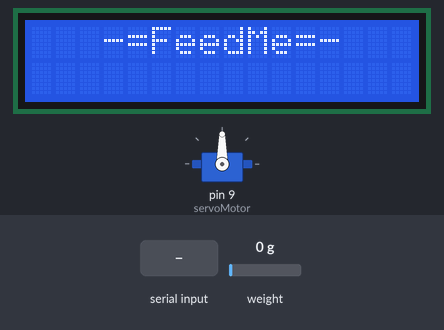
Simulated run of this sketch. Board: Arduino Uno, built with avr-gcc and run on an emulated ATmega328P. On the bench: 16×2 character LCD, servo. The inputs (shaded band) are chosen by the test bench; at power-on: weight on the scale 0 g. What the sketch prints to the serial monitor is not drawn.

Above: at 0.2 s.
4.4 s: "D" received over Serial
At 5.9 s:
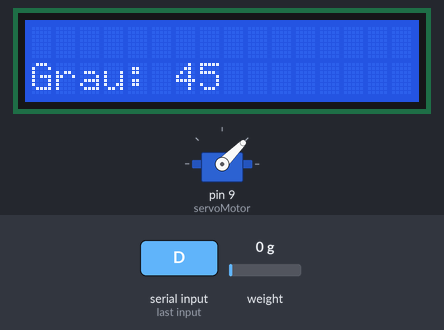
6.2 s: "S" received over Serial
At 6.9 s:
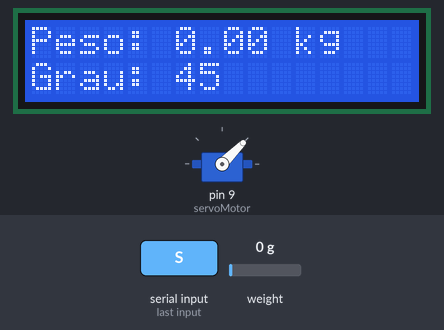
7.8 s: "P" received over Serial
At 8.7 s:
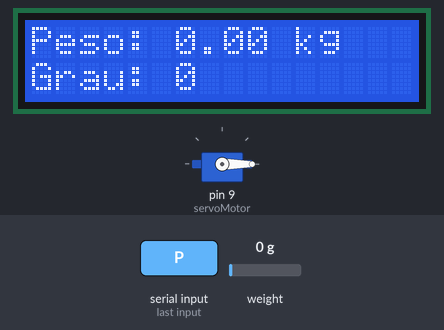
9.3 s: "d" received over Serial
At 10.5 s:
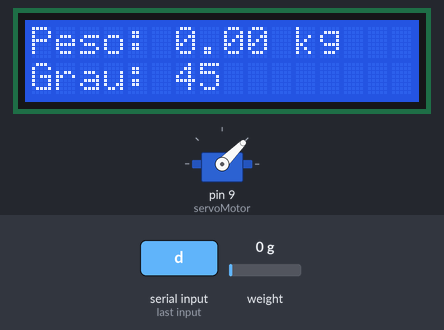
10.8 s: "p" received over Serial
At 12.2 s:
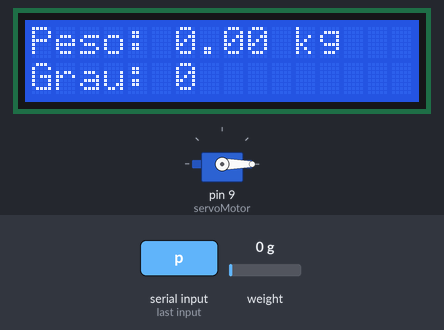
Timing chart, 0 to 13.3 s (numbered marks = the images above; inputs shaded):
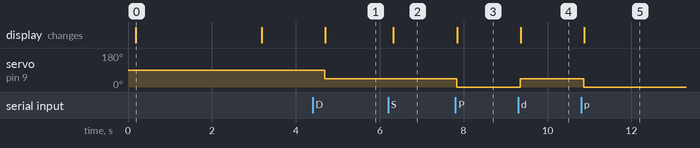

The sketch:

FeedMe2.ino
```cpp
#include <Servo.h>
#include <LiquidCrystal_I2C.h> // Alterado para usar a biblioteca I2C
#include "HX711.h"

// Definições dos pinos
#define DOUT  6
#define CLK   7

Servo servoMotor;

// Definições do LCD
#define endereco  0x27 // Endereço do LCD I2C
#define colunas   16
#define linhas    2

LiquidCrystal_I2C lcd(endereco, colunas, linhas); // Inicialização do LCD

HX711 balanca;

// Variáveis
float peso = 0;
int anguloServo = 0;  // Variável para armazenar o ângulo do servo
float fatorCalibracao = -62 ; // Ajuste este valor conforme a calibração

void setup() {
  // Inicializa a comunicação serial e periféricos
  Serial.begin(9600);
  lcd.init();       // Inicializa a comunicação com o módulo
  lcd.backlight();  // Liga a iluminação do display
  lcd.clear();      // Limpa o display

  // Configura o servo e a balança
  servoMotor.attach(9);
  balanca.begin(DOUT, CLK);
  balanca.set_scale(fatorCalibracao); // Define o fator de calibração
  balanca.tare(0); // Zera a balança

  lcd.setCursor(0, 0);
  lcd.print("   -=FeedMe=-  ");
  delay(3000);
  lcd.clear();

  Serial.println("Digite 'D' para abrir, 'P' para fechar e 'S' para mostrar peso.");
}

void loop() {
  // Leitura do comando via Serial (IDE do Arduino)
  if (Serial.available()) {
    char comando = Serial.read();

    if (comando == 'D' || comando == 'd') {
      // Abrir a porta (servo para 90 graus)
      anguloServo = 45;  // Atualiza a variável com o novo ângulo
      servoMotor.write(anguloServo);  // Move o servo para 90 graus
      lcd.setCursor(0, 1);
      lcd.print("aberta   ");
      Serial.println("Porta aberta");
    } else if (comando == 'P' || comando == 'p') {
      // Fechar a porta (servo para 0 graus)
      anguloServo = 0;  // Atualiza a variável com o novo ângulo
      servoMotor.write(anguloServo);  // Move o servo para 0 graus
      lcd.setCursor(0, 1);
      lcd.print("fechada  ");
      Serial.println("Porta fechada");
    } else if (comando == 'S' || comando == 's') {
      // Leitura do peso
      if (balanca.is_ready()) {
        peso = balanca.get_units(); // Leitura do peso
        lcd.setCursor(0, 0);
        lcd.print("Peso: ");
        lcd.print(peso); // Imprime o peso
        lcd.print(" kg");

        // Imprime o peso no Monitor Serial
        Serial.print("Peso: ");
        Serial.print(peso); // Imprime o peso no Monitor Serial
        Serial.println(" kg");
      } else {
        lcd.setCursor(0, 0);
        lcd.print("Erro balanca");
        Serial.println("Erro: balança não pronta");
      }
    }

    // Atualiza o ângulo do servo no LCD
    lcd.setCursor(0, 1);
    lcd.print("Grau: ");
    lcd.print(anguloServo); // Imprime o ângulo do servo no LCD
  }

  delay(500);  // Atraso para evitar atualização excessiva
}
```

Measured:
- after the input at 4.4 s, servo on pin 9 (servoMotor): 90° → 45° after 0.29 s; the display: changes after 0.30 s (image 1)
- after the input at 6.2 s, the display: changes after 0.13 s (image 2)
- after the input at 7.8 s, servo on pin 9 (servoMotor): 45° → 0° at once; the display: changes at once (image 3)
- after the input at 9.3 s, servo on pin 9 (servoMotor): 0° → 45° after 0.05 s; the display: changes after 0.06 s (image 4)
- after the input at 10.8 s, servo on pin 9 (servoMotor): 45° → 0° after 0.07 s; the display: changes after 0.08 s (image 5)
- what the display in image 0 shows lasts 3.0 s, from 0.2 s to 3.2 s
